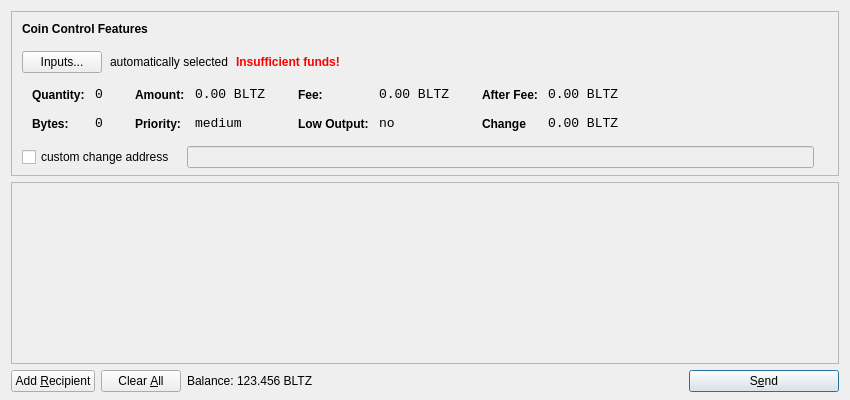
<?xml version="1.0" encoding="UTF-8"?>
<ui version="4.0">
 <class>SendCoinsDialog</class>
 <widget class="QDialog" name="SendCoinsDialog">
  <property name="geometry">
   <rect>
    <x>0</x>
    <y>0</y>
    <width>850</width>
    <height>400</height>
   </rect>
  </property>
  <property name="windowTitle">
   <string>Send Coins</string>
  </property>
  <layout class="QVBoxLayout" name="verticalLayout" stretch="0,1,0">
   <property name="bottomMargin">
    <number>8</number>
   </property>
   <item>
    <widget class="QFrame" name="frameCoinControl">
     <property name="sizePolicy">
      <sizepolicy hsizetype="Expanding" vsizetype="Expanding">
       <horstretch>0</horstretch>
       <verstretch>0</verstretch>
      </sizepolicy>
     </property>
     <property name="maximumSize">
      <size>
       <width>16777215</width>
       <height>16777215</height>
      </size>
     </property>
     <property name="frameShape">
      <enum>QFrame::StyledPanel</enum>
     </property>
     <property name="frameShadow">
      <enum>QFrame::Sunken</enum>
     </property>
     <layout class="QVBoxLayout" name="verticalLayoutCoinControl2">
      <property name="spacing">
       <number>-1</number>
      </property>
      <property name="leftMargin">
       <number>0</number>
      </property>
      <property name="topMargin">
       <number>0</number>
      </property>
      <property name="rightMargin">
       <number>0</number>
      </property>
      <property name="bottomMargin">
       <number>6</number>
      </property>
      <item>
       <layout class="QVBoxLayout" name="verticalLayoutCoinControl" stretch="0,0,0,0,1">
        <property name="spacing">
         <number>0</number>
        </property>
        <property name="leftMargin">
         <number>10</number>
        </property>
        <property name="topMargin">
         <number>10</number>
        </property>
        <item>
         <layout class="QHBoxLayout" name="horizontalLayoutCoinControl1">
          <property name="bottomMargin">
           <number>15</number>
          </property>
          <item>
           <widget class="QLabel" name="labelCoinControlFeatures">
            <property name="sizePolicy">
             <sizepolicy hsizetype="Preferred" vsizetype="Maximum">
              <horstretch>0</horstretch>
              <verstretch>0</verstretch>
             </sizepolicy>
            </property>
            <property name="font">
             <font>
              <weight>75</weight>
              <bold>true</bold>
             </font>
            </property>
            <property name="styleSheet">
             <string notr="true">font-weight:bold;</string>
            </property>
            <property name="text">
             <string>Coin Control Features</string>
            </property>
           </widget>
          </item>
         </layout>
        </item>
        <item>
         <layout class="QHBoxLayout" name="horizontalLayoutCoinControl2" stretch="0,0,0,0">
          <property name="spacing">
           <number>8</number>
          </property>
          <property name="bottomMargin">
           <number>10</number>
          </property>
          <item>
           <widget class="QPushButton" name="pushButtonCoinControl">
            <property name="styleSheet">
             <string notr="true"/>
            </property>
            <property name="text">
             <string>Inputs...</string>
            </property>
           </widget>
          </item>
          <item>
           <widget class="QLabel" name="labelCoinControlAutomaticallySelected">
            <property name="text">
             <string>automatically selected</string>
            </property>
            <property name="margin">
             <number>5</number>
            </property>
           </widget>
          </item>
          <item>
           <widget class="QLabel" name="labelCoinControlInsuffFunds">
            <property name="font">
             <font>
              <weight>75</weight>
              <bold>true</bold>
             </font>
            </property>
            <property name="styleSheet">
             <string notr="true">color:red;font-weight:bold;</string>
            </property>
            <property name="text">
             <string>Insufficient funds!</string>
            </property>
            <property name="margin">
             <number>5</number>
            </property>
           </widget>
          </item>
          <item>
           <spacer name="horizontalSpacerCoinControl">
            <property name="orientation">
             <enum>Qt::Horizontal</enum>
            </property>
            <property name="sizeHint" stdset="0">
             <size>
              <width>40</width>
              <height>1</height>
             </size>
            </property>
           </spacer>
          </item>
         </layout>
        </item>
        <item>
         <widget class="QWidget" name="widgetCoinControl" native="true">
          <property name="sizePolicy">
           <sizepolicy hsizetype="Preferred" vsizetype="Preferred">
            <horstretch>0</horstretch>
            <verstretch>0</verstretch>
           </sizepolicy>
          </property>
          <property name="minimumSize">
           <size>
            <width>0</width>
            <height>0</height>
           </size>
          </property>
          <property name="styleSheet">
           <string notr="true"/>
          </property>
          <layout class="QHBoxLayout" name="horizontalLayoutCoinControl5">
           <property name="margin">
            <number>0</number>
           </property>
           <item>
            <layout class="QHBoxLayout" name="horizontalLayoutCoinControl3" stretch="0,0,0,1">
             <property name="spacing">
              <number>20</number>
             </property>
             <property name="topMargin">
              <number>0</number>
             </property>
             <property name="bottomMargin">
              <number>10</number>
             </property>
             <item>
              <layout class="QFormLayout" name="formLayoutCoinControl1">
               <property name="horizontalSpacing">
                <number>10</number>
               </property>
               <property name="verticalSpacing">
                <number>14</number>
               </property>
               <property name="leftMargin">
                <number>10</number>
               </property>
               <property name="topMargin">
                <number>4</number>
               </property>
               <property name="rightMargin">
                <number>6</number>
               </property>
               <item row="0" column="0">
                <widget class="QLabel" name="labelCoinControlQuantityText">
                 <property name="styleSheet">
                  <string notr="true">font-weight:bold;</string>
                 </property>
                 <property name="text">
                  <string>Quantity:</string>
                 </property>
                 <property name="margin">
                  <number>0</number>
                 </property>
                </widget>
               </item>
               <item row="0" column="1">
                <widget class="QLabel" name="labelCoinControlQuantity">
                 <property name="font">
                  <font>
                   <family>Monospace</family>
                   <pointsize>10</pointsize>
                  </font>
                 </property>
                 <property name="cursor">
                  <cursorShape>IBeamCursor</cursorShape>
                 </property>
                 <property name="contextMenuPolicy">
                  <enum>Qt::ActionsContextMenu</enum>
                 </property>
                 <property name="text">
                  <string>0</string>
                 </property>
                 <property name="margin">
                  <number>0</number>
                 </property>
                 <property name="textInteractionFlags">
                  <set>Qt::LinksAccessibleByMouse|Qt::TextSelectableByKeyboard|Qt::TextSelectableByMouse</set>
                 </property>
                </widget>
               </item>
               <item row="1" column="0">
                <widget class="QLabel" name="labelCoinControlBytesText">
                 <property name="styleSheet">
                  <string notr="true">font-weight:bold;</string>
                 </property>
                 <property name="text">
                  <string>Bytes:</string>
                 </property>
                </widget>
               </item>
               <item row="1" column="1">
                <widget class="QLabel" name="labelCoinControlBytes">
                 <property name="font">
                  <font>
                   <family>Monospace</family>
                   <pointsize>10</pointsize>
                  </font>
                 </property>
                 <property name="cursor">
                  <cursorShape>IBeamCursor</cursorShape>
                 </property>
                 <property name="contextMenuPolicy">
                  <enum>Qt::ActionsContextMenu</enum>
                 </property>
                 <property name="text">
                  <string>0</string>
                 </property>
                 <property name="textInteractionFlags">
                  <set>Qt::LinksAccessibleByMouse|Qt::TextSelectableByKeyboard|Qt::TextSelectableByMouse</set>
                 </property>
                </widget>
               </item>
              </layout>
             </item>
             <item>
              <layout class="QFormLayout" name="formLayoutCoinControl2">
               <property name="horizontalSpacing">
                <number>10</number>
               </property>
               <property name="verticalSpacing">
                <number>14</number>
               </property>
               <property name="leftMargin">
                <number>6</number>
               </property>
               <property name="topMargin">
                <number>4</number>
               </property>
               <property name="rightMargin">
                <number>6</number>
               </property>
               <item row="0" column="0">
                <widget class="QLabel" name="labelCoinControlAmountText">
                 <property name="styleSheet">
                  <string notr="true">font-weight:bold;</string>
                 </property>
                 <property name="text">
                  <string>Amount:</string>
                 </property>
                 <property name="margin">
                  <number>0</number>
                 </property>
                </widget>
               </item>
               <item row="0" column="1">
                <widget class="QLabel" name="labelCoinControlAmount">
                 <property name="font">
                  <font>
                   <family>Monospace</family>
                   <pointsize>10</pointsize>
                  </font>
                 </property>
                 <property name="cursor">
                  <cursorShape>IBeamCursor</cursorShape>
                 </property>
                 <property name="contextMenuPolicy">
                  <enum>Qt::ActionsContextMenu</enum>
                 </property>
                 <property name="text">
                  <string>0.00 BLTZ</string>
                 </property>
                 <property name="textInteractionFlags">
                  <set>Qt::LinksAccessibleByMouse|Qt::TextSelectableByKeyboard|Qt::TextSelectableByMouse</set>
                 </property>
                </widget>
               </item>
               <item row="1" column="0">
                <widget class="QLabel" name="labelCoinControlPriorityText">
                 <property name="styleSheet">
                  <string notr="true">font-weight:bold;</string>
                 </property>
                 <property name="text">
                  <string>Priority:</string>
                 </property>
                </widget>
               </item>
               <item row="1" column="1">
                <widget class="QLabel" name="labelCoinControlPriority">
                 <property name="font">
                  <font>
                   <family>Monospace</family>
                   <pointsize>10</pointsize>
                  </font>
                 </property>
                 <property name="cursor">
                  <cursorShape>IBeamCursor</cursorShape>
                 </property>
                 <property name="contextMenuPolicy">
                  <enum>Qt::ActionsContextMenu</enum>
                 </property>
                 <property name="text">
                  <string>medium</string>
                 </property>
                 <property name="textInteractionFlags">
                  <set>Qt::LinksAccessibleByMouse|Qt::TextSelectableByKeyboard|Qt::TextSelectableByMouse</set>
                 </property>
                </widget>
               </item>
              </layout>
             </item>
             <item>
              <layout class="QFormLayout" name="formLayoutCoinControl3">
               <property name="horizontalSpacing">
                <number>10</number>
               </property>
               <property name="verticalSpacing">
                <number>14</number>
               </property>
               <property name="leftMargin">
                <number>6</number>
               </property>
               <property name="topMargin">
                <number>4</number>
               </property>
               <property name="rightMargin">
                <number>6</number>
               </property>
               <item row="0" column="0">
                <widget class="QLabel" name="labelCoinControlFeeText">
                 <property name="styleSheet">
                  <string notr="true">font-weight:bold;</string>
                 </property>
                 <property name="text">
                  <string>Fee:</string>
                 </property>
                 <property name="margin">
                  <number>0</number>
                 </property>
                </widget>
               </item>
               <item row="0" column="1">
                <widget class="QLabel" name="labelCoinControlFee">
                 <property name="font">
                  <font>
                   <family>Monospace</family>
                   <pointsize>10</pointsize>
                  </font>
                 </property>
                 <property name="cursor">
                  <cursorShape>IBeamCursor</cursorShape>
                 </property>
                 <property name="contextMenuPolicy">
                  <enum>Qt::ActionsContextMenu</enum>
                 </property>
                 <property name="text">
                  <string>0.00 BLTZ</string>
                 </property>
                 <property name="textInteractionFlags">
                  <set>Qt::LinksAccessibleByMouse|Qt::TextSelectableByKeyboard|Qt::TextSelectableByMouse</set>
                 </property>
                </widget>
               </item>
               <item row="1" column="0">
                <widget class="QLabel" name="labelCoinControlLowOutputText">
                 <property name="styleSheet">
                  <string notr="true">font-weight:bold;</string>
                 </property>
                 <property name="text">
                  <string>Low Output:</string>
                 </property>
                </widget>
               </item>
               <item row="1" column="1">
                <widget class="QLabel" name="labelCoinControlLowOutput">
                 <property name="font">
                  <font>
                   <family>Monospace</family>
                   <pointsize>10</pointsize>
                  </font>
                 </property>
                 <property name="cursor">
                  <cursorShape>IBeamCursor</cursorShape>
                 </property>
                 <property name="contextMenuPolicy">
                  <enum>Qt::ActionsContextMenu</enum>
                 </property>
                 <property name="text">
                  <string>no</string>
                 </property>
                 <property name="textInteractionFlags">
                  <set>Qt::LinksAccessibleByMouse|Qt::TextSelectableByKeyboard|Qt::TextSelectableByMouse</set>
                 </property>
                </widget>
               </item>
              </layout>
             </item>
             <item>
              <layout class="QFormLayout" name="formLayoutCoinControl4">
               <property name="horizontalSpacing">
                <number>10</number>
               </property>
               <property name="verticalSpacing">
                <number>14</number>
               </property>
               <property name="leftMargin">
                <number>6</number>
               </property>
               <property name="topMargin">
                <number>4</number>
               </property>
               <property name="rightMargin">
                <number>6</number>
               </property>
               <item row="0" column="0">
                <widget class="QLabel" name="labelCoinControlAfterFeeText">
                 <property name="styleSheet">
                  <string notr="true">font-weight:bold;</string>
                 </property>
                 <property name="text">
                  <string>After Fee:</string>
                 </property>
                 <property name="margin">
                  <number>0</number>
                 </property>
                </widget>
               </item>
               <item row="0" column="1">
                <widget class="QLabel" name="labelCoinControlAfterFee">
                 <property name="font">
                  <font>
                   <family>Monospace</family>
                   <pointsize>10</pointsize>
                  </font>
                 </property>
                 <property name="cursor">
                  <cursorShape>IBeamCursor</cursorShape>
                 </property>
                 <property name="contextMenuPolicy">
                  <enum>Qt::ActionsContextMenu</enum>
                 </property>
                 <property name="text">
                  <string>0.00 BLTZ</string>
                 </property>
                 <property name="textInteractionFlags">
                  <set>Qt::LinksAccessibleByMouse|Qt::TextSelectableByKeyboard|Qt::TextSelectableByMouse</set>
                 </property>
                </widget>
               </item>
               <item row="1" column="0">
                <widget class="QLabel" name="labelCoinControlChangeText">
                 <property name="styleSheet">
                  <string notr="true">font-weight:bold;</string>
                 </property>
                 <property name="text">
                  <string>Change</string>
                 </property>
                </widget>
               </item>
               <item row="1" column="1">
                <widget class="QLabel" name="labelCoinControlChange">
                 <property name="font">
                  <font>
                   <family>Monospace</family>
                   <pointsize>10</pointsize>
                  </font>
                 </property>
                 <property name="cursor">
                  <cursorShape>IBeamCursor</cursorShape>
                 </property>
                 <property name="contextMenuPolicy">
                  <enum>Qt::ActionsContextMenu</enum>
                 </property>
                 <property name="text">
                  <string>0.00 BLTZ</string>
                 </property>
                 <property name="textInteractionFlags">
                  <set>Qt::LinksAccessibleByMouse|Qt::TextSelectableByKeyboard|Qt::TextSelectableByMouse</set>
                 </property>
                </widget>
               </item>
              </layout>
             </item>
            </layout>
           </item>
          </layout>
         </widget>
        </item>
        <item>
         <layout class="QHBoxLayout" name="horizontalLayoutCoinControl4" stretch="0,0,0">
          <property name="spacing">
           <number>12</number>
          </property>
          <property name="sizeConstraint">
           <enum>QLayout::SetDefaultConstraint</enum>
          </property>
          <property name="topMargin">
           <number>5</number>
          </property>
          <property name="rightMargin">
           <number>5</number>
          </property>
          <item>
           <widget class="QCheckBox" name="checkBoxCoinControlChange">
            <property name="text">
             <string>custom change address</string>
            </property>
           </widget>
          </item>
          <item>
           <widget class="QLineEdit" name="lineEditCoinControlChange">
            <property name="enabled">
             <bool>false</bool>
            </property>
            <property name="sizePolicy">
             <sizepolicy hsizetype="Expanding" vsizetype="Fixed">
              <horstretch>0</horstretch>
              <verstretch>0</verstretch>
             </sizepolicy>
            </property>
           </widget>
          </item>
          <item>
           <widget class="QLabel" name="labelCoinControlChangeLabel">
            <property name="sizePolicy">
             <sizepolicy hsizetype="Preferred" vsizetype="Expanding">
              <horstretch>0</horstretch>
              <verstretch>0</verstretch>
             </sizepolicy>
            </property>
            <property name="minimumSize">
             <size>
              <width>0</width>
              <height>0</height>
             </size>
            </property>
            <property name="text">
             <string/>
            </property>
            <property name="margin">
             <number>3</number>
            </property>
           </widget>
          </item>
         </layout>
        </item>
        <item>
         <spacer name="verticalSpacerCoinControl">
          <property name="orientation">
           <enum>Qt::Vertical</enum>
          </property>
          <property name="sizeHint" stdset="0">
           <size>
            <width>800</width>
            <height>1</height>
           </size>
          </property>
         </spacer>
        </item>
       </layout>
      </item>
     </layout>
    </widget>
   </item>
   <item>
    <widget class="QScrollArea" name="scrollArea">
     <property name="widgetResizable">
      <bool>true</bool>
     </property>
     <widget class="QWidget" name="scrollAreaWidgetContents">
      <property name="geometry">
       <rect>
        <x>0</x>
        <y>0</y>
        <width>830</width>
        <height>165</height>
       </rect>
      </property>
      <layout class="QVBoxLayout" name="verticalLayout_2">
       <property name="margin">
        <number>0</number>
       </property>
       <item>
        <layout class="QVBoxLayout" name="entries">
         <property name="spacing">
          <number>6</number>
         </property>
        </layout>
       </item>
       <item>
        <spacer name="verticalSpacer">
         <property name="orientation">
          <enum>Qt::Vertical</enum>
         </property>
         <property name="sizeHint" stdset="0">
          <size>
           <width>20</width>
           <height>40</height>
          </size>
         </property>
        </spacer>
       </item>
      </layout>
     </widget>
    </widget>
   </item>
   <item>
    <layout class="QHBoxLayout" name="horizontalLayout">
     <item>
      <widget class="QPushButton" name="addButton">
       <property name="toolTip">
        <string>Send to multiple recipients at once</string>
       </property>
       <property name="text">
        <string>Add &amp;Recipient</string>
       </property>
       <property name="icon">
        <iconset resource="../bitcoin.qrc">
         <normaloff>:/icons/add</normaloff>:/icons/add</iconset>
       </property>
       <property name="autoDefault">
        <bool>false</bool>
       </property>
      </widget>
     </item>
     <item>
      <widget class="QPushButton" name="clearButton">
       <property name="sizePolicy">
        <sizepolicy hsizetype="Minimum" vsizetype="Fixed">
         <horstretch>0</horstretch>
         <verstretch>0</verstretch>
        </sizepolicy>
       </property>
       <property name="toolTip">
        <string>Remove all transaction fields</string>
       </property>
       <property name="text">
        <string>Clear &amp;All</string>
       </property>
       <property name="icon">
        <iconset resource="../bitcoin.qrc">
         <normaloff>:/icons/remove</normaloff>:/icons/remove</iconset>
       </property>
       <property name="autoRepeatDelay">
        <number>300</number>
       </property>
       <property name="autoDefault">
        <bool>false</bool>
       </property>
      </widget>
     </item>
     <item>
      <layout class="QHBoxLayout" name="horizontalLayout_2">
       <property name="spacing">
        <number>3</number>
       </property>
       <item>
        <widget class="QLabel" name="label">
         <property name="sizePolicy">
          <sizepolicy hsizetype="Preferred" vsizetype="Fixed">
           <horstretch>0</horstretch>
           <verstretch>0</verstretch>
          </sizepolicy>
         </property>
         <property name="text">
          <string>Balance:</string>
         </property>
        </widget>
       </item>
       <item>
        <widget class="QLabel" name="labelBalance">
         <property name="sizePolicy">
          <sizepolicy hsizetype="Preferred" vsizetype="Fixed">
           <horstretch>0</horstretch>
           <verstretch>0</verstretch>
          </sizepolicy>
         </property>
         <property name="cursor">
          <cursorShape>IBeamCursor</cursorShape>
         </property>
         <property name="text">
          <string>123.456 BLTZ</string>
         </property>
         <property name="textInteractionFlags">
          <set>Qt::LinksAccessibleByMouse|Qt::TextSelectableByKeyboard|Qt::TextSelectableByMouse</set>
         </property>
        </widget>
       </item>
      </layout>
     </item>
     <item>
      <spacer name="horizontalSpacer">
       <property name="orientation">
        <enum>Qt::Horizontal</enum>
       </property>
       <property name="sizeHint" stdset="0">
        <size>
         <width>40</width>
         <height>20</height>
        </size>
       </property>
      </spacer>
     </item>
     <item>
      <widget class="QPushButton" name="sendButton">
       <property name="minimumSize">
        <size>
         <width>150</width>
         <height>0</height>
        </size>
       </property>
       <property name="toolTip">
        <string>Confirm the send action</string>
       </property>
       <property name="text">
        <string>S&amp;end</string>
       </property>
       <property name="icon">
        <iconset resource="../bitcoin.qrc">
         <normaloff>:/icons/send</normaloff>:/icons/send</iconset>
       </property>
       <property name="default">
        <bool>true</bool>
       </property>
      </widget>
     </item>
    </layout>
   </item>
  </layout>
 </widget>
 <resources>
  <include location="../bitcoin.qrc"/>
 </resources>
 <connections/>
</ui>
